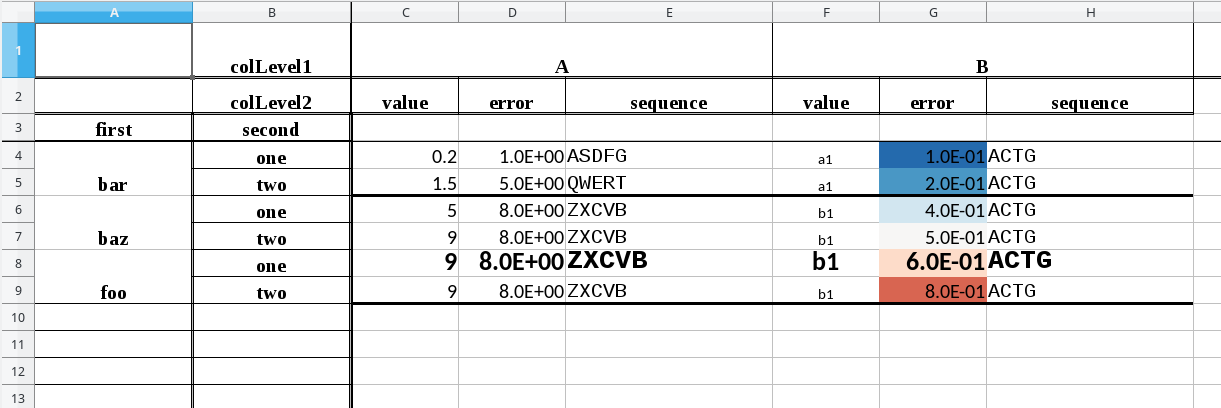

Write the Python code that produced this figure.
from xlsxpandasformatter import FormatedWorksheet
import seaborn
import pandas as pd

index = pd.MultiIndex.from_product([['bar', 'baz', 'foo'], ['one', 'two']], names=['first', 'second'])
columns = pd.MultiIndex.from_product([['A', 'B'], ['value', 'error', 'sequence']], names=['colLevel1', 'colLevel2'])

df = pd.DataFrame([[0.2, 1, 'ASDFG', 'a1', 0.1, 'ACTG'],
                   [1.5, 5, 'QWERT', 'a1', 0.2, 'ACTG'],
                   [5, 8,'ZXCVB', 'b1', 0.4, 'ACTG'],
                   [9,8,'ZXCVB', 'b1', 0.5, 'ACTG'],
                   [9,8,'ZXCVB', 'b1', 0.6, 'ACTG'],
                   [9,8,'ZXCVB', 'b1', 0.8, 'ACTG']],
                  index=index,
                  columns=columns)
df

# In order to change the header format, we have to remove the default formatting of header by pandas
# See http://stackoverflow.com/questions/36694313/pandas-xlsxwriter-format-header
pd.formats.format.header_style = None

# Create a workbook using the Pandas writer with the xlsxwriter engine
writer = pd.ExcelWriter('test.xlsx', engine='xlsxwriter')
hasIndex = True
df.to_excel(writer, index=hasIndex, sheet_name='sheet1')
workbook = writer.book
worksheet = writer.sheets['sheet1']

# Wrap the worksheet, workbook and dataframe objects into a FormatedWorksheet object
# which will take care of keeping memory of cells format.
formattedWorksheet = FormatedWorksheet(worksheet, workbook, df, hasIndex=hasIndex)

### Examples of format methods

## Change header format
# Note that in order to change the header format, we have to remove the default formatting of header by pandas
# See above. Alternatively, one can use the default Pandas header format, which works well for multiindex dataframes.
formattedWorksheet.format_header(headerFormat={'font_name':'Times New Roman', 'align':'center', 'bold':True,
                                               'bottom':6, 'left':1, 'right':1}, rowHeight=[30, 20])

## Change index format
formattedWorksheet.format_index(indexFormat={'font_name':'Times New Roman', 'align':'center', 'bold':True,
                                             'right':6, 'bottom':1}, colWidth=15)

## Freeze index, header, or both index and header
# formattedWorksheet.freeze_header()
# formattedWorksheet.freeze_index()
formattedWorksheet.freeze_index_and_header()

## Apply format to column
# The column can be given either by integer location or by name
formattedWorksheet.format_col(('B', 'value'), colFormat={'font_size':8})
formattedWorksheet.format_col(3, colFormat={'align':'center'})

## Apply format to row
# The row can be given either by integer location or by name
formattedWorksheet.format_row(('foo', 'one'), rowFormat={'font_size':14})
formattedWorksheet.format_row(4, rowFormat={'bold':True})

## Apply format and column width to columns.
# The method format_cols accepts either of following arguments:
# colWidthList: list of column width, same length as the number of columns of dataframe.
# colFormatList: list of dictionary-like format, same length as the number of columns of dataframe.
# colPatternFormatList: list of tuples (pattern, format dictionary). The format will be applied
# to all columns that match the regex pattern at any of the column levels.
columnWidthList = [10, 10, 20, 10, 10, 20]
colPatternFormatList = [(r'[sS]eq', {'font_name':'Courier New'})]
formattedWorksheet.format_cols(colWidthList=columnWidthList,
                               colFormatList=None,
                               colPatternFormatList=colPatternFormatList)

## Apply numeric format to columns
numFormatScientific = '0.0E+00'
numFormatFloat2digits = 0x02
numFormatInteger = 0x01
# The colPatternFormatList is a list of tuples (pattern, numeric format), where
# numeric format is either an integer or a string as described here:
# http://xlsxwriter.readthedocs.io/format.html#set_num_format
# The format will be applied to all columns that match the regex pattern.
colPatternFormatList = [
    (r'error', numFormatScientific)
]
formattedWorksheet.format_numeric_cols(colPatternFormatList)

## Apply a colormap background color to column
colorMapRGB = seaborn.color_palette("RdBu_r", 61)
colormap = seaborn.blend_palette(colorMapRGB, as_cmap=True, input='rgb')
formattedWorksheet.format_background_colormap(('B', 'error'), colormap, vmin=0, vmax=1)

## Add a thick border line in between groups of row, as when using Pandas groupby method on column.
formattedWorksheet.format_add_separation_border_between_groups(('B', 'value'))

## Finally, apply format dictionaries to all cells
# This has to be called just before the save() call. Any subsequent calls to xlsxwriter methods that modify
# the format of cells will override format from the FormattedWorksheet class.
formattedWorksheet.apply_format_table()

writer.save()
